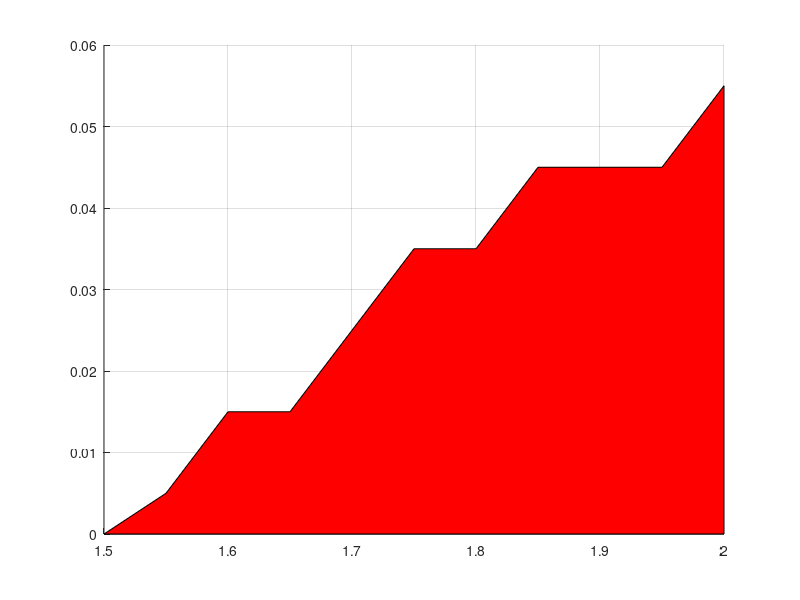

MATLAB code for this plot: (Note: this script raises an error after producing the figure.)
function plot_zones()
data_ODE = load("ZonesODEnu100.mat");
data_DDE = load("ZonesDDEnu100.mat");
data_100 = load("ZonesPDEnu100.mat");
data_1 = load("ZonesPDEnu1.mat");
g_text = "Consump. Rate of Juv. Pred., g";

%
figure()
hold on
grid
fsz = 18;
%
Code = data_ODE.Cbdry;
Eode = data_ODE.Ebdry;
j1 = data_ODE.j1;
j2 = data_ODE.j2;
tau_ode = data_ODE.tauvals;
%
Cdde = data_DDE.Cbdry;
Edde = data_DDE.Ebdry;
j1dde = data_DDE.j1;
j2dde = data_DDE.j2;
tau_dde = data_DDE.tauvals;
%
C1 = data_1.Cbdry;
E1 = data_1.Ebdry;
tau1 = data_1.tau_vals;
%
C100 = data_100.Cbdry;
E100 = data_100.Ebdry;
tau100 = data_100.tau_vals;
%
ode_red = [1,0,0];
dde_red = [0.5,0,0];
red1 = [0.7,0,0];
red100 = [1,0.5,0];
%
ode_blue = [0,0,1];
dde_blue = [0,1,1];
blue1 = [0,0,0.5];
blue10 = [0.5,0,1];
blue100 = [0,0.4,0.4];
blueS = [0,0,0.3];
bluesm = [0,76/255,153/255];
%
verts = [[tau_ode(j1:end),Code(j1:end)];[2,0]];
patch(verts(:,1),verts(:,2),'red');
alpha(0.1); 

verts = [[tau_dde(18:end),Cdde(18:end)];[2,0]];
patch(verts(:,1),verts(:,2),'red');
alpha(0.1); 

verts = [[tau1,C1];[2,0]];
patch(verts(:,1),verts(:,2),'red');
alpha(0.1); 

verts = [[tau100,C100];[2,0]];
patch(verts(:,1),verts(:,2),'red');
alpha(0.1); 

verts = [[tau_ode(18:end),Eode(18:end)];[2,1]];
patch(verts(:,1),verts(:,2),'blue');
alpha(0.1); 

verts = [[tau_dde(18:end),Edde(18:end)];[2,1]];
patch(verts(:,1),verts(:,2),'blue');
alpha(0.1); 

verts = [[tau1,E1];[2,1]];
patch(verts(:,1),verts(:,2),'blue');
alpha(0.1); 

verts = [[tau100(18:end),E100(18:end)];[2,1]];
patch(verts(:,1),verts(:,2),'blue');
alpha(0.1); 

lwt = 3;
plot(tau_ode(j1:end),Code(j1:end),'Linewidth',lwt,'color',ode_red,'displayname','ODE: periodic coexistence attractor')
plot(tau_ode(18:end),Eode(18:end),'Linewidth',lwt,'color',ode_blue,'displayname','ODE: predator-free attractor')
plot(tau_dde(18:end),Cdde(18:end),'Linewidth',lwt,'color',dde_red,'displayname','DDE: periodic coexistence attractor')
plot(tau_dde(18:end),Edde(18:end),'Linewidth',lwt,'color',dde_blue,'displayname','DDE: predator-free attractor')
plot(tau1,C1,'Linewidth',lwt,'color',red1,'displayname','Periodic coexistence attractor, $\nu = 1$')
plot(tau1,E1,'Linewidth',lwt,'color',blue1,'displayname','predator-free attractor, $\nu = 1$')
plot(tau100,C100,'Linewidth',lwt,'color',red100,'displayname','Periodic coexistence attractor, $\nu = 100$')
plot(tau100(18:end),E100(18:end),'Linewidth',lwt,'color',blue100,'displayname','predator-free attractor, $\nu = 100$')
set(gca,'Fontsize',fsz)
xlabel("Maturation age, \tau*",'Fontsize',fsz);
ylabel(g_text,'Fontsize',fsz);
taumax = min([tau_ode(end),tau1(end),tau100(end)]);
axis([0.1,taumax,0,1])
end










